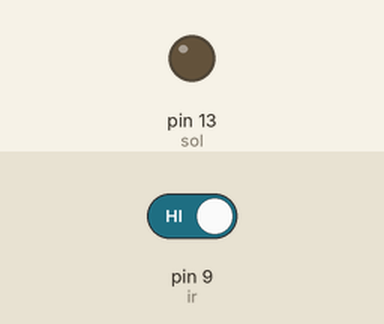
This sketch was run on a simulated Arduino Uno, built with avr-gcc and run on an emulated ATmega328P. Parts: output pins drawn as LEDs (lit = HIGH). Dashed ring = blinking. The inputs (shaded band) are chosen by the test bench; at power-on: pin 9 (ir) HIGH.

Above: at 1.2 s.
1.3 s: pin 9 (ir) driven LOW
At 1.85 s:
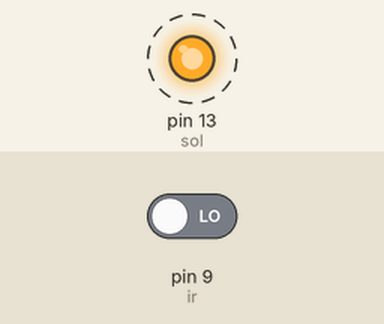
4.3 s: pin 9 (ir) driven HIGH
At 5.3 s:
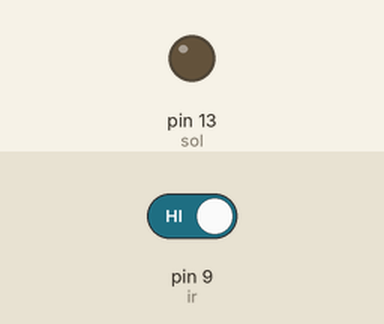
Timing chart, 0 to 7.3 s (numbered marks = the images above; inputs shaded):
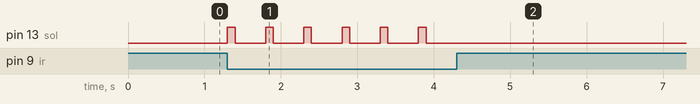

Measured:
- after the input at 1.3 s, pin 13 (sol): alternates HIGH for 0.10 s and LOW for 0.40 s, starting at once
- after the input at 4.3 s, pin 13 (sol): stops changing and stays LOW

The sketch:

JMTJ_1_0.ino
```cpp
// JE MI TO JEDNO
const int sol = 13;
const int ir = 9;

int state;

void setup(){
  pinMode(sol, OUTPUT);
}

void loop(){
  state = digitalRead(ir);
  if (state == LOW){
    digitalWrite(sol, HIGH);
    delay(100);
    digitalWrite(sol, LOW);
    delay(400);
  }
}
```
